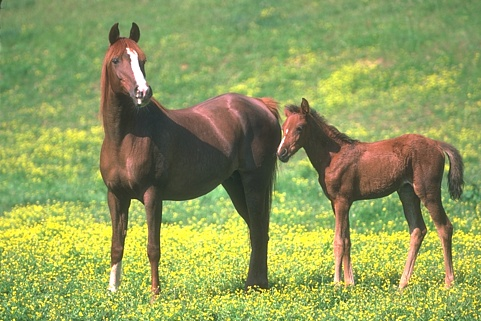
#> input picture 113016.jpg, 481 x 321 px
$ python ColorTransform.py --source ../113016.jpg --target ../forest.jpg   (older library calls are emulated)
#> lines starting #> are read from the running program, lines starting #| are printed output that depends on the picture
### Image_Lib/image_utils.py
__author__ = 'Charlie'
import cv2
import numpy as np


def image_resize(image, width=-1, height=-1):
    shape = image.shape
    if width == -1:
        if height == -1:
            return image
        else:
            return cv2.resize(image, (int(height * shape[1] / shape[0]), height))
    elif height == -1:
        return cv2.resize(image, (width, int(width * shape[0] / shape[1])))
    else:
        cv2.resize(image, (width, height))


# Image has to eb gray scaled and gaussian blurred before calling this function
# [5 lines left out: function auto_canny, not called in this run]


def adaptive_threshold(image, option=cv2.THRESH_BINARY):
    return cv2.adaptiveThreshold(image, 255, cv2.ADAPTIVE_THRESH_GAUSSIAN_C, option, 11, 2)


def sharpen_image(image):
    kernel = np.array([[0, -1, 0], [-1, 5, -1], [0, -1, 0]], dtype=np.float)
    return cv2.filter2D(image, -1, kernel)


# [62 lines left out: functions order_points, image_rotate_by_90_clockwise, image_rotate_by_90_anticlockwise, get_contours, sort_contours, not called in this run]


def get_midpoint(ptA, ptB):
    return (ptA[0] + ptB[0]) * 0.5, (ptA[1] + ptB[1]) * 0.5


# [7 lines left out: function detect_face, not called in this run]


def add_text(image, text):
    cv2.putText(image, text, (15, 15), cv2.FONT_HERSHEY_SIMPLEX, 0.6, (0, 0, 255), 2)

### PyImageSearchProblems/ColorTransform.py
__author__ = 'Charlie'
import os, sys, inspect
import cv2
import numpy as np
import argparse

# Info:
# cmd_folder = os.path.dirname(os.path.abspath(__file__))
# __file__ fails if script is called in different ways on Windows
# __file__ fails if someone does os.chdir() before
# sys.argv[0] also fails because it doesn't not always contains the path
cmd_subfolder = os.path.realpath(os.path.abspath(os.path.join(os.path.split(inspect.getfile(inspect.currentframe()))[0],"..","Image_Lib")))
if cmd_subfolder not in sys.path:
    sys.path.insert(0, cmd_subfolder)

import image_utils as utils

ap = argparse.ArgumentParser()
ap.add_argument("-s", "--source", required = True, help = "Path to source image")
ap.add_argument("-t", "--target", required = True, help = "Path to target image")

args = vars(ap.parse_args())
source = cv2.cvtColor(cv2.imread(args["source"]), cv2.COLOR_BGR2LAB).astype("float32")
target = cv2.cvtColor(cv2.imread(args["target"]), cv2.COLOR_BGR2LAB).astype("float32")
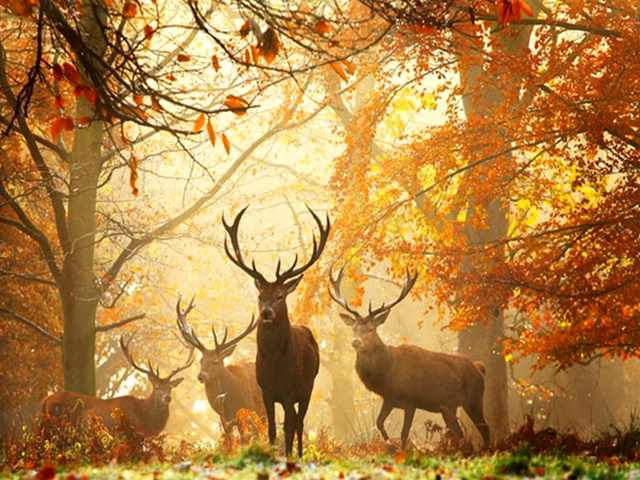
#> input picture forest.jpg, 640 x 480 px

(l, a, b) = cv2.split(source)
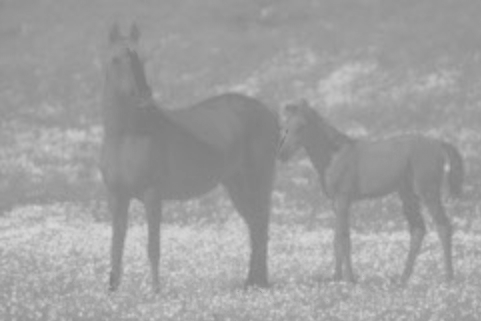
#> b: shape (321, 481) float32; min 125, max 215, mean 160.6
(srcLMean, srcLStd) = (l.mean(), l.std())
#> srcLMean = 158.8; srcLStd = 49.38
(srcAMean, srcAStd) = (a.mean(), a.std())
#> srcAMean = 113.2; srcAStd = 12.72
(srcBMean, srcBStd) = (b.mean(), b.std())
#> srcBMean = 160.6; srcBStd = 17.34

(l, a, b) = cv2.split(target)
#> l: shape (480, 640) float32
#> a: shape (480, 640) float32
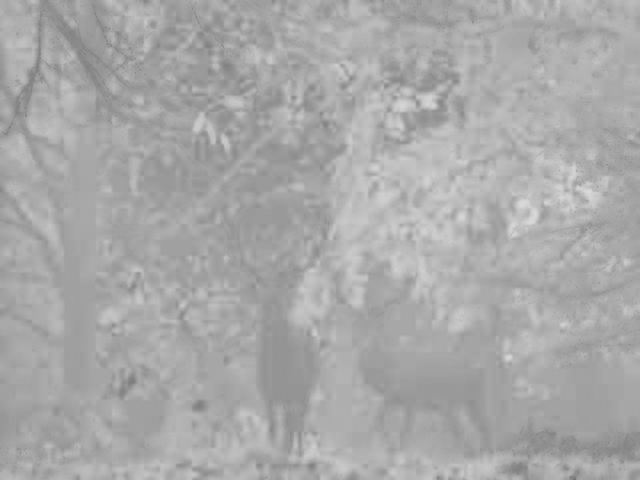
#> b: shape (480, 640) float32; min 109, max 218, mean 168.4
(tarLMean, tarLStd) = (l.mean(), l.std())
#> tarLMean = 149.5; tarLStd = 59.2
(tarAMean, tarAStd) = (a.mean(), a.std())
#> tarAMean = 140.1; tarAStd = 12.38
(tarBMean, tarBStd) = (b.mean(), b.std())
#> tarBMean = 168.4; tarBStd = 11.82

#subtract mean value of image
l -= tarLMean
a -= tarAMean
b -= tarBMean

#scale std deviation based on source image
l *= (tarLStd/srcLStd)
a *= (tarAStd/srcAStd)
b *= (tarBStd/srcBStd)

#add source image mean to target
l += srcLMean
a += srcAMean
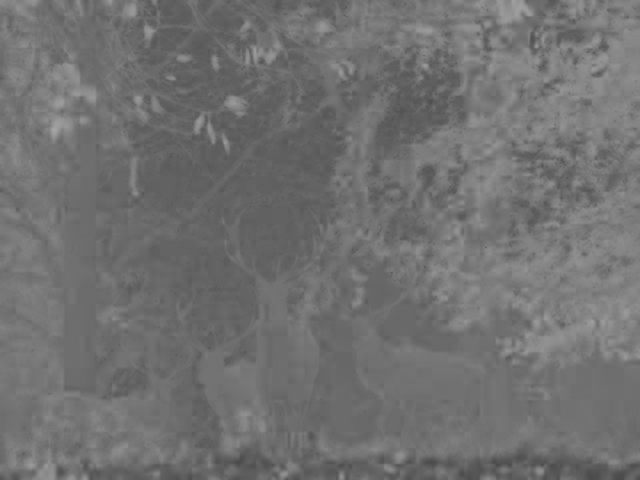
#> a: shape (480, 640) float32; min 73.15, max 166.6, mean 113.2
b += srcBMean

# clip the pixel intensities to [0, 255] if they fall outside
# this range
l = np.clip(l, 0, 255)
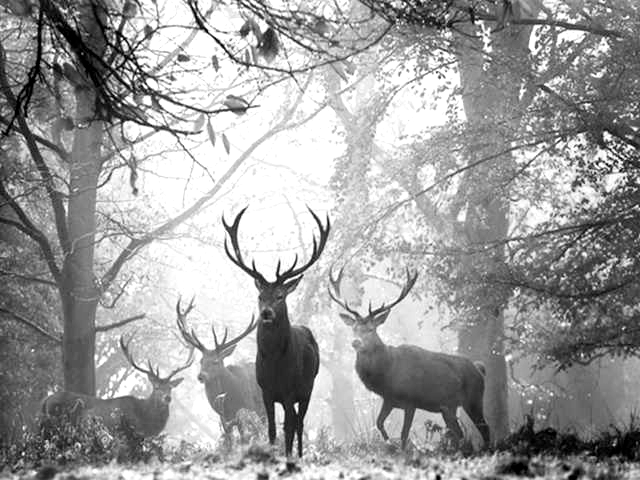
#> l: shape (480, 640) float32; min 0, max 255, mean 157.4
a = np.clip(a, 0, 255)
b = np.clip(b, 0, 255)

# merge the channels together and convert back to the RGB color
# space, being sure to utilize the 8-bit unsigned integer data
# type
transfer = cv2.merge([l, a, b])
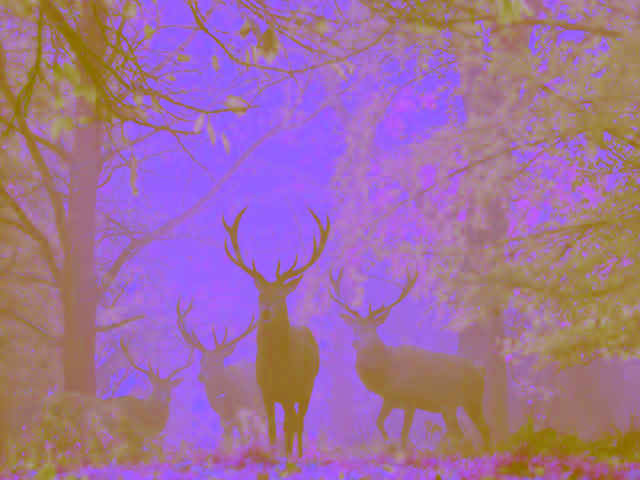
#> transfer: shape (480, 640, 3) float32; mean B, G, R 157.4, 113.2, 160.6
transfer = cv2.cvtColor(transfer.astype("uint8"), cv2.COLOR_LAB2BGR)

cv2.imshow("Color Transform", utils.image_resize(transfer, height = 500))
#> in image_resize, `return cv2.resize(image, (int(height * shape[1] / shape[0]), height))`:
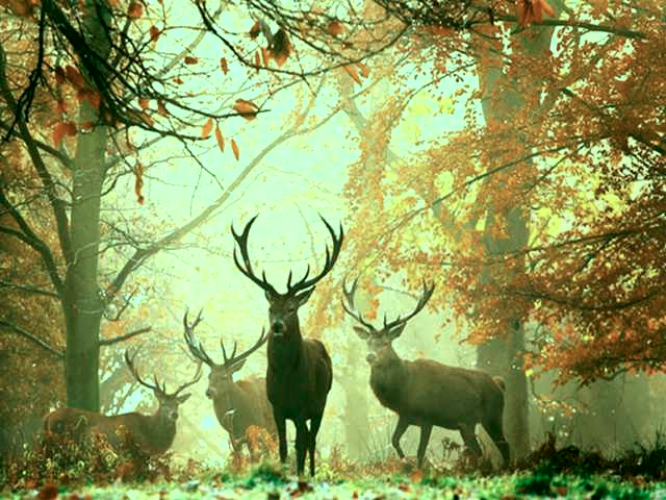
#> returned value: shape (500, 666, 3); mean of channels 0, 1, 2 93.3, 155.9, 142; drawn as B, G, R
cv2.waitKey()
cv2.destroyAllWindows()
